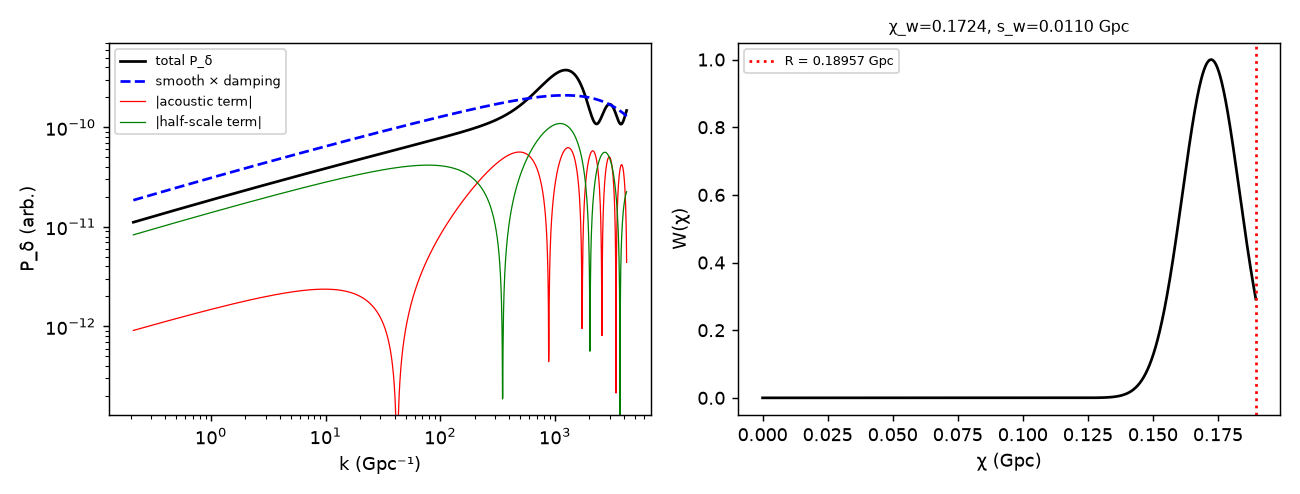

Write Python code to recreate this figure.
# rev6 Fig 18 (P_delta split into terms; radial window W(chi)) regenerated from the rev7 field fit p8_field_consistent.json
# (D=34.96 Gpc, R=0.18957 Gpc). Same functional form as Pd() in joint_solve/phase2/p8_field_consistent.py; W = Gaussian(chiw, sw) as in acoustic_model.py.
import json,numpy as np,matplotlib;matplotlib.use('Agg');import matplotlib.pyplot as plt
J=json.load(open('/workspace/coepdf/joint_solve/phase2/p8_field_consistent.json'));p=J['best_p'];R=J['R_Gpc'];s=R/4;K0=100/s
k=np.logspace(np.log10(1e-2/s),np.log10(200/s),2000);lk=np.log(k/K0)
base=10**p['lgA']*k**(p['n']+p['alpha']*lk);damp=np.exp(-(k/p['kD'])**p['m'])
ac=p['Aw']*np.exp(p['beta']*lk)*np.cos(k*p['rs']+p['phi']);hs=p['B']*np.exp(-k/p['kB'])*np.cos(k*p['r2']+p['phi2'])
fig,(a,b)=plt.subplots(1,2,figsize=(10,3.8))
a.loglog(k,base*damp*(1+ac+hs),'k',label='total P_δ');a.loglog(k,base*damp,'b--',label='smooth × damping')
a.loglog(k,np.abs(base*damp*ac),'r',lw=.7,label='|acoustic term|');a.loglog(k,np.abs(base*damp*hs),'g',lw=.7,label='|half-scale term|')
a.set_xlabel('k (Gpc⁻¹)');a.set_ylabel('P_δ (arb.)');a.set_ylim(base[-1]*damp[-1]*1e-3+1e-300,None);a.legend(fontsize=7)
ch=np.linspace(0,R,1000);b.plot(ch,np.exp(-0.5*((ch-p['chiw'])/p['sw'])**2),'k');b.axvline(R,color='r',ls=':',label=f'R = {R} Gpc')
b.set_xlabel('χ (Gpc)');b.set_ylabel('W(χ)');b.set_title(f"χ_w={p['chiw']:.4f}, s_w={p['sw']:.4f} Gpc",fontsize=9);b.legend(fontsize=7)
fig.tight_layout();fig.savefig(__file__.replace('.py','.png'),dpi=130);print('ok')
